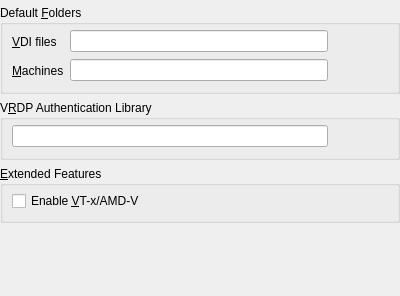
<ui version="4.0" >
 <comment>
 VBox frontends: Qt4 GUI ("VirtualBox"):

 Copyright (C) 2008 Sun Microsystems, Inc.

 This file is part of VirtualBox Open Source Edition (OSE), as
 available from http://www.virtualbox.org. This file is free software;
 you can redistribute it and/or modify it under the terms of the GNU
 General Public License (GPL) as published by the Free Software
 Foundation, in version 2 as it comes in the "COPYING" file of the
 VirtualBox OSE distribution. VirtualBox OSE is distributed in the
 hope that it will be useful, but WITHOUT ANY WARRANTY of any kind.

 Please contact Sun Microsystems, Inc., 4150 Network Circle, Santa
 Clara, CA 95054 USA or visit http://www.sun.com if you need
 additional information or have any questions.
 </comment>
 <class>VBoxGlobalSettingsGeneral</class>
 <widget class="QWidget" name="VBoxGlobalSettingsGeneral" >
  <property name="geometry" >
   <rect>
    <x>0</x>
    <y>0</y>
    <width>400</width>
    <height>296</height>
   </rect>
  </property>
  <layout class="QVBoxLayout" >
   <property name="leftMargin" >
    <number>0</number>
   </property>
   <property name="topMargin" >
    <number>5</number>
   </property>
   <property name="rightMargin" >
    <number>0</number>
   </property>
   <property name="bottomMargin" >
    <number>0</number>
   </property>
   <item>
    <widget class="QGroupBox" name="mGbDefault" >
     <property name="title" >
      <string>Default &amp;Folders</string>
     </property>
     <layout class="QGridLayout" >
      <property name="topMargin" >
       <number>5</number>
      </property>
      <item row="0" column="0" >
       <widget class="QLabel" name="mLbVdi" >
        <property name="text" >
         <string>&amp;VDI files</string>
        </property>
        <property name="buddy" >
         <cstring>mLeVdi</cstring>
        </property>
       </widget>
      </item>
      <item row="0" column="1" >
       <widget class="QLineEdit" name="mLeVdi" >
        <property name="whatsThis" >
         <string>Displays the path to the default VDI folder. This folder is used, if not explicitly specified otherwise, when adding existing or creating new virtual hard disks.</string>
        </property>
       </widget>
      </item>
      <item row="1" column="0" >
       <widget class="QLabel" name="mLbMach" >
        <property name="text" >
         <string>&amp;Machines</string>
        </property>
        <property name="buddy" >
         <cstring>mLeMach</cstring>
        </property>
       </widget>
      </item>
      <item row="1" column="1" >
       <widget class="QLineEdit" name="mLeMach" >
        <property name="whatsThis" >
         <string>Displays the path to the default virtual machine folder. This folder is used, if not explicitly specified otherwise, when creating new virtual machines.</string>
        </property>
       </widget>
      </item>
      <item row="0" column="2" >
       <widget class="QToolButton" name="mTbVdiSelect" >
        <property name="whatsThis" >
         <string>Opens a dialog to select the default VDI folder.</string>
        </property>
        <property name="icon" >
         <iconset resource="../VirtualBox.qrc" >:/select_file_16px.png</iconset>
        </property>
        <property name="autoRaise" >
         <bool>true</bool>
        </property>
       </widget>
      </item>
      <item row="1" column="2" >
       <widget class="QToolButton" name="mTbMachSelect" >
        <property name="whatsThis" >
         <string>Opens a dialog to select the default virtual machine folder.</string>
        </property>
        <property name="icon" >
         <iconset resource="../VirtualBox.qrc" >:/select_file_16px.png</iconset>
        </property>
        <property name="autoRaise" >
         <bool>true</bool>
        </property>
       </widget>
      </item>
      <item row="0" column="3" >
       <widget class="QToolButton" name="mTbVdiReset" >
        <property name="whatsThis" >
         <string>Resets the VDI folder path to the default value. The actual default path will be displayed after accepting the changes and opening this dialog again.</string>
        </property>
        <property name="icon" >
         <iconset resource="../VirtualBox.qrc" >:/eraser_16px.png</iconset>
        </property>
        <property name="autoRaise" >
         <bool>true</bool>
        </property>
       </widget>
      </item>
      <item row="1" column="3" >
       <widget class="QToolButton" name="mTbMachReset" >
        <property name="whatsThis" >
         <string>Resets the virtual machine folder path to the default value. The actual default path will be displayed after accepting the changes and opening this dialog again.</string>
        </property>
        <property name="icon" >
         <iconset resource="../VirtualBox.qrc" >:/eraser_16px.png</iconset>
        </property>
        <property name="autoRaise" >
         <bool>true</bool>
        </property>
       </widget>
      </item>
     </layout>
    </widget>
   </item>
   <item>
    <widget class="QGroupBox" name="mGbVRDP" >
     <property name="title" >
      <string>V&amp;RDP Authentication Library</string>
     </property>
     <layout class="QHBoxLayout" >
      <property name="topMargin" >
       <number>5</number>
      </property>
      <item>
       <widget class="QLineEdit" name="mLeVRDP" >
        <property name="whatsThis" >
         <string>Displays the path to the library that provides authentication for Remote Display (VRDP) clients.</string>
        </property>
       </widget>
      </item>
      <item>
       <widget class="QToolButton" name="mTbVRDPSelect" >
        <property name="whatsThis" >
         <string>Opens a dialog to select the VRDP authentication library file.</string>
        </property>
        <property name="icon" >
         <iconset resource="../VirtualBox.qrc" >:/select_file_16px.png</iconset>
        </property>
        <property name="autoRaise" >
         <bool>true</bool>
        </property>
       </widget>
      </item>
      <item>
       <widget class="QToolButton" name="mTbVRDPReset" >
        <property name="whatsThis" >
         <string>Resets the authentication library file to the default value. The actual default library file will be displayed after accepting the changes and opening this dialog again.</string>
        </property>
        <property name="icon" >
         <iconset resource="../VirtualBox.qrc" >:/eraser_16px.png</iconset>
        </property>
        <property name="autoRaise" >
         <bool>true</bool>
        </property>
       </widget>
      </item>
     </layout>
    </widget>
   </item>
   <item>
    <widget class="QGroupBox" name="mGbExtended" >
     <property name="title" >
      <string>&amp;Extended Features</string>
     </property>
     <layout class="QVBoxLayout" >
      <property name="topMargin" >
       <number>5</number>
      </property>
      <item>
       <widget class="QCheckBox" name="mCbVirt" >
        <property name="whatsThis" >
         <string>Defines whether virtual machines should try to make use of the host CPU's hardware virtualization extensions such as Intel VT-x and AMD-V by default or not.</string>
        </property>
        <property name="text" >
         <string>Enable &amp;VT-x/AMD-V</string>
        </property>
       </widget>
      </item>
     </layout>
    </widget>
   </item>
   <item>
    <spacer>
     <property name="orientation" >
      <enum>Qt::Vertical</enum>
     </property>
     <property name="sizeHint" >
      <size>
       <width>20</width>
       <height>0</height>
      </size>
     </property>
    </spacer>
   </item>
  </layout>
 </widget>
 <resources>
  <include location="../VirtualBox.qrc" />
 </resources>
 <connections/>
</ui>
